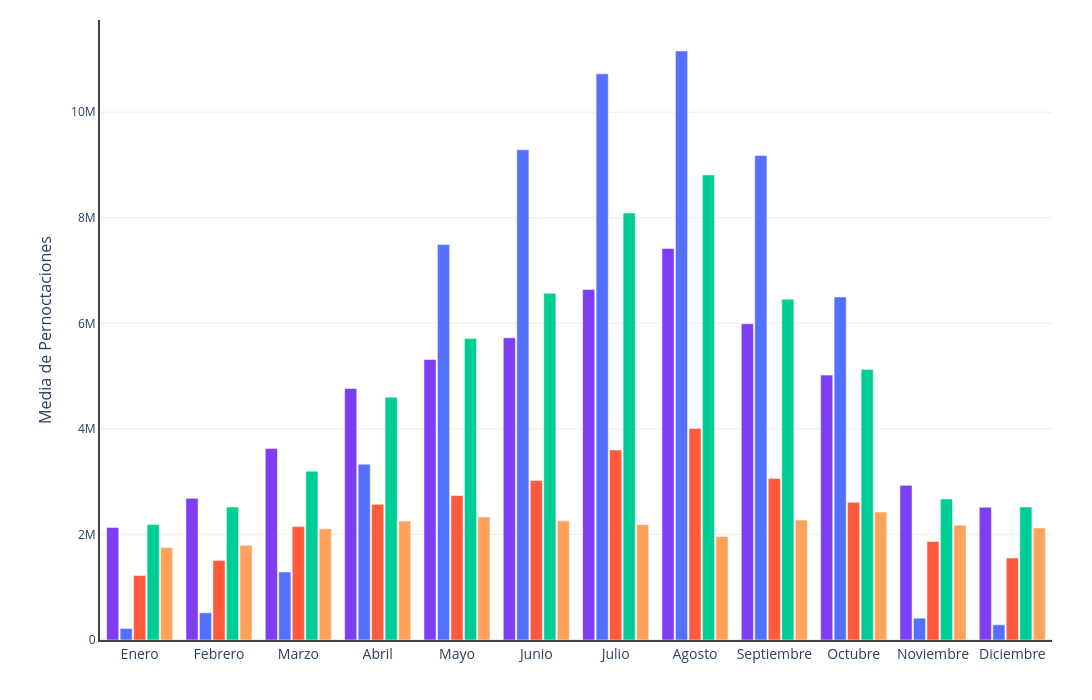

Notebook code for this chart:
### Markdown cell above
### Conclusiones distribución de la Demanda de pernoctaciones nacional

- Baleares: Es la comunidad que más altera la distribución a lo largo del año. En invierno representa una cuota residual (apenas un 1.2% o 1.9% en enero/febrero), pero en los meses de verano (junio a septiembre) absorbe de golpe hasta una cuarta parte (25%) de todo el volumen nacional.

- Andalucía como líder en estabilidad: Mantiene una cuota masiva y constante durante todo el año, moviéndose siempre en un canal muy sólido entre el 13.9% (enero) y el 17.4% (abril). Es el destino con menor riesgo del portafolio.

- Cataluña y Comunidad Valenciana como pilares estivales secundarios: Cataluña dobla su peso al llegar el verano (pasa de un 14.2% en enero a un 18.7% en agosto). La Comunidad Valenciana, aunque con porcentajes más discretos (en torno al 8%-9.9%), exhibe un comportamiento muy estable mes a mes.

- Madrid: Al ser turismo urbano/corporativo, su mayor cuota del pastel se da en los meses de otoño e invierno (alcanzando el 11.4% o 11.9% en noviembre/diciembre), mientras que en pleno verano cae a su mínimo histórico (4.2% en agosto).

### Code cell
import plotly.express as px
import pandas as pd

# 1. Tu mapa de colores oficial
color_map = {
    'Andalucía': '#7e3ff2',
    'Baleares': '#5470ff',
    'C. Valenciana': '#ff5a3c',
    'Cataluña': '#00cc96',
    'Madrid': '#ffa35c'
}

# Diccionario de traducción
meses_es = {
    1: 'Enero', 2: 'Febrero', 3: 'Marzo', 4: 'Abril',
    5: 'Mayo', 6: 'Junio', 7: 'Julio', 8: 'Agosto',
    9: 'Septiembre', 10: 'Octubre', 11: 'Noviembre', 12: 'Diciembre'
}

# 2. Preparación de datos
df_promedio = df_analisis_temp[df_analisis_temp['Comunidad Autonoma'] != 'Total'].copy()
df_promedio['Fecha'] = pd.to_datetime(df_promedio['Fecha'])
df_promedio['Mes_Num'] = df_promedio['Fecha'].dt.month
df_promedio['Mes_Nombre'] = df_promedio['Mes_Num'].map(meses_es)

resumen_media = df_promedio.groupby(['Mes_Num', 'Mes_Nombre', 'Comunidad Autonoma'])['Total'].mean().reset_index()
resumen_media = resumen_media.sort_values('Mes_Num')

# 3. Creación del gráfico
fig_estacionalidad = px.bar(
    resumen_media,
    x='Mes_Nombre',
    y='Total',
    color='Comunidad Autonoma',
    barmode='group',
    color_discrete_map=color_map,
    category_orders={
        "Mes_Nombre": list(meses_es.values()),
        "Comunidad Autonoma": ["Andalucía", "Baleares", "C. Valenciana", "Cataluña", "Madrid"]
    },
    template='plotly_white'
)

# 4. Ajustes estéticos (GRANDE, ANCHO Y CORREGIDO)
fig_estacionalidad.update_layout(
    title_text='', 
    width=1600,
    height=700,
    paper_bgcolor='rgba(0,0,0,0)',
    plot_bgcolor='rgba(0,0,0,0)',
    showlegend=False,
    xaxis=dict(
        title_text='',
        showgrid=False,
        showline=True,
        linewidth=2,
        linecolor='#444',
        tickfont=dict(size=14)
    ),
    yaxis=dict(
        title_text='Media de Pernoctaciones',
        # Corregido: title_font en lugar de titlefont
        title_font=dict(size=16), 
        showgrid=True,
        gridcolor='#eeeeee',
        showline=True,
        linewidth=2,
        linecolor='#444',
        tickfont=dict(size=12)
    ),
    bargap=0.15,
    bargroupgap=0.1,
    margin=dict(b=60, t=20, l=100, r=40)
)

fig_estacionalidad.show()

### Figure 1 — Plotly figure (JSON) as saved in the notebook; plotly's stock layout.template omitted (floating-point values rounded to 4 significant figures)
{"data": [{"alignmentgroup": "True", "hovertemplate": "Comunidad Autonoma=Andalucía<br>Mes_Nombre=%{x}<br>Total=%{y}<extra></extra>", "legendgroup": "Andalucía", "marker": {"color": "#7e3ff2", "pattern": {"shape": ""}}, "name": "Andalucía", "offsetgroup": "Andalucía", "orientation": "v", "showlegend": true, "textposition": "auto", "type": "bar", "x": ["Enero", "Febrero", "Marzo", "Abril", "Mayo", "Junio", "Julio", "Agosto", "Septiembre", "Octubre", "Noviembre", "Diciembre"], "xaxis": "x", "y": [2133000.0, 2684000.0, 3627000.0, 4766000.0, 5314000.0, 5726000.0, 6640000.0, 7418000.0, 5991000.0, 5019000.0, 2930000.0, 2515000.0], "yaxis": "y"}, {"alignmentgroup": "True", "hovertemplate": "Comunidad Autonoma=Baleares<br>Mes_Nombre=%{x}<br>Total=%{y}<extra></extra>", "legendgroup": "Baleares", "marker": {"color": "#5470ff", "pattern": {"shape": ""}}, "name": "Baleares", "offsetgroup": "Baleares", "orientation": "v", "showlegend": true, "textposition": "auto", "type": "bar", "x": ["Enero", "Febrero", "Marzo", "Abril", "Mayo", "Junio", "Julio", "Agosto", "Septiembre", "Octubre", "Noviembre", "Diciembre"], "xaxis": "x", "y": [218600.0, 515000.0, 1287000.0, 3330000.0, 7492000.0, 9287000.0, 10730000.0, 11160000.0, 9179000.0, 6499000.0, 413500.0, 288400.0], "yaxis": "y"}, {"alignmentgroup": "True", "hovertemplate": "Comunidad Autonoma=C. Valenciana<br>Mes_Nombre=%{x}<br>Total=%{y}<extra></extra>", "legendgroup": "C. Valenciana", "marker": {"color": "#ff5a3c", "pattern": {"shape": ""}}, "name": "C. Valenciana", "offsetgroup": "C. Valenciana", "orientation": "v", "showlegend": true, "textposition": "auto", "type": "bar", "x": ["Enero", "Febrero", "Marzo", "Abril", "Mayo", "Junio", "Julio", "Agosto", "Septiembre", "Octubre", "Noviembre", "Diciembre"], "xaxis": "x", "y": [1222000.0, 1506000.0, 2149000.0, 2571000.0, 2737000.0, 3020000.0, 3600000.0, 4009000.0, 3061000.0, 2608000.0, 1866000.0, 1553000.0], "yaxis": "y"}, {"alignmentgroup": "True", "hovertemplate": "Comunidad Autonoma=Cataluña<br>Mes_Nombre=%{x}<br>Total=%{y}<extra></extra>", "legendgroup": "Cataluña", "marker": {"color": "#00cc96", "pattern": {"shape": ""}}, "name": "Cataluña", "offsetgroup": "Cataluña", "orientation": "v", "showlegend": true, "textposition": "auto", "type": "bar", "x": ["Enero", "Febrero", "Marzo", "Abril", "Mayo", "Junio", "Julio", "Agosto", "Septiembre", "Octubre", "Noviembre", "Diciembre"], "xaxis": "x", "y": [2188000.0, 2519000.0, 3197000.0, 4601000.0, 5711000.0, 6568000.0, 8090000.0, 8812000.0, 6455000.0, 5127000.0, 2671000.0, 2519000.0], "yaxis": "y"}, {"alignmentgroup": "True", "hovertemplate": "Comunidad Autonoma=Madrid<br>Mes_Nombre=%{x}<br>Total=%{y}<extra></extra>", "legendgroup": "Madrid", "marker": {"color": "#ffa35c", "pattern": {"shape": ""}}, "name": "Madrid", "offsetgroup": "Madrid", "orientation": "v", "showlegend": true, "textposition": "auto", "type": "bar", "x": ["Enero", "Febrero", "Marzo", "Abril", "Mayo", "Junio", "Julio", "Agosto", "Septiembre", "Octubre", "Noviembre", "Diciembre"], "xaxis": "x", "y": [1751000.0, 1795000.0, 2107000.0, 2254000.0, 2332000.0, 2257000.0, 2189000.0, 1961000.0, 2272000.0, 2425000.0, 2176000.0, 2122000.0], "yaxis": "y"}], "layout": {"bargap": 0.15, "bargroupgap": 0.1, "barmode": "group", "height": 700, "legend": {"title": {"text": "Comunidad Autonoma"}, "tracegroupgap": 0}, "margin": {"b": 60, "l": 100, "r": 40, "t": 20}, "paper_bgcolor": "rgba(0,0,0,0)", "plot_bgcolor": "rgba(0,0,0,0)", "showlegend": false, "title": {"text": ""}, "width": 1600, "xaxis": {"anchor": "y", "categoryarray": ["Enero", "Febrero", "Marzo", "Abril", "Mayo", "Junio", "Julio", "Agosto", "Septiembre", "Octubre", "Noviembre", "Diciembre"], "categoryorder": "array", "domain": [0, 1], "linecolor": "#444", "linewidth": 2, "showgrid": false, "showline": true, "tickfont": {"size": 14}, "title": {"text": ""}}, "yaxis": {"anchor": "x", "domain": [0, 1], "gridcolor": "#eeeeee", "linecolor": "#444", "linewidth": 2, "showgrid": true, "showline": true, "tickfont": {"size": 12}, "title": {"font": {"size": 16}, "text": "Media de Pernoctaciones"}}}}
